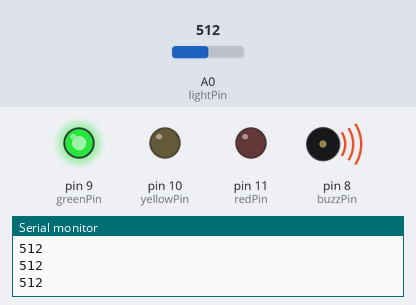
Bench run of a sketch on a simulated Arduino Uno, built with avr-gcc and run on an emulated ATmega328P. Shown: output pins drawn as LEDs (lit = HIGH), buzzer (waves = sounding, pin HIGH), the last lines printed to the serial monitor. Inputs (shaded band) come from the test bench; at power-on: A0 (lightPin) = 512.

Above: at 1.2 s.
1.3 s: A0 (lightPin) set to 217
2.8 s: A0 (lightPin) set to 188
At 4.0 s:
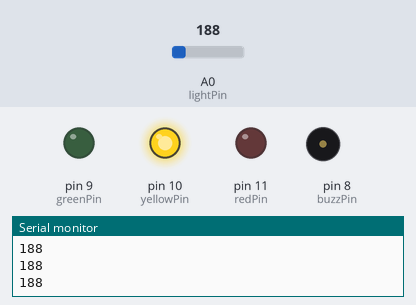
4.3 s: A0 (lightPin) set to 63
5.8 s: A0 (lightPin) set to 56
At 6.7 s:
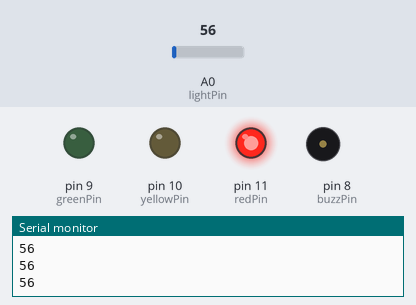
7.3 s: A0 (lightPin) set to 122
At 8.0 s:
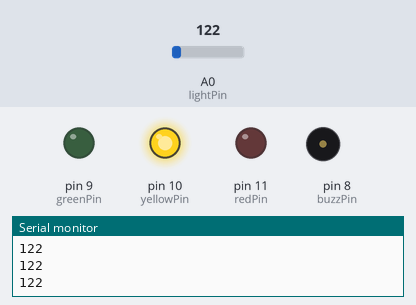
8.8 s: A0 (lightPin) set to 50
At 9.3 s:
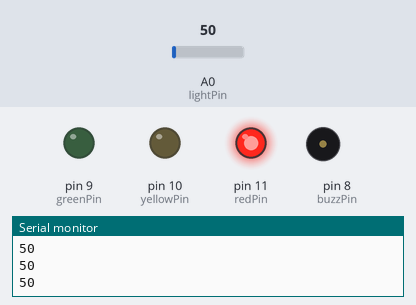
Timing chart, 0 to 11.3 s (numbered marks = the images above; inputs shaded):
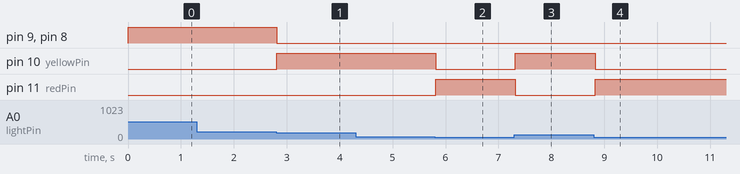

The sketch:

LightDetector.ino
```cpp
int lightPin = A0;
int redPin = 11;
int yellowPin = 10;
int greenPin = 9;
int buzzPin = 8;
int dt = 50;
int lightVal;

void setup() {
  // put your setup code here, to run once:
  pinMode(lightPin, INPUT);
  pinMode(redPin, OUTPUT);
  pinMode(yellowPin, OUTPUT);
  pinMode(greenPin, OUTPUT);
  pinMode(buzzPin, OUTPUT);
  Serial.begin(9600);
}

void loop() {
  // put your main code here, to run repeatedly:
  lightVal = analogRead(lightPin);

  // lights off
  if (lightVal < 60) {
    digitalWrite(redPin, HIGH);
    digitalWrite(yellowPin, LOW);
    digitalWrite(greenPin, LOW);
    digitalWrite(buzzPin, LOW);
    delay(dt);
  }
  // lights dim
  else if (60 <= lightVal && lightVal < 200) {
    digitalWrite(redPin, LOW);
    digitalWrite(yellowPin, HIGH);
    digitalWrite(greenPin, LOW);
    digitalWrite(buzzPin, LOW);
    delay(dt);
  }
  // light bright
  else if (200 <= lightVal) {
    digitalWrite(redPin, LOW);
    digitalWrite(yellowPin, LOW);
    digitalWrite(greenPin, HIGH);
    digitalWrite(buzzPin, HIGH);
    delay(dt);
  }
  // default
  else {
    digitalWrite(redPin, LOW);
    digitalWrite(yellowPin, LOW);
    digitalWrite(greenPin, LOW);
    digitalWrite(buzzPin, LOW);
  }

  Serial.println(lightVal);
  delay(dt);
}
```

Measured:
- the behaviour switches between 200 and 199 on A0 (lightPin) (found by bisection; images 0 and 1)
- the behaviour switches between 60 and 59 on A0 (lightPin) (found by bisection; images 1 and 2)
- after the input at 2.8 s, pin 9 (greenPin), pin 8 (buzzPin): HIGH → LOW at once; pin 10 (yellowPin): LOW → HIGH at once
- after the input at 5.8 s, pin 10 (yellowPin): HIGH → LOW at once; pin 11 (redPin): LOW → HIGH at once
- after the input at 7.3 s, pin 10 (yellowPin): LOW → HIGH at once; pin 11 (redPin): HIGH → LOW at once
- after the input at 8.8 s, pin 10 (yellowPin): HIGH → LOW at once; pin 11 (redPin): LOW → HIGH at once
